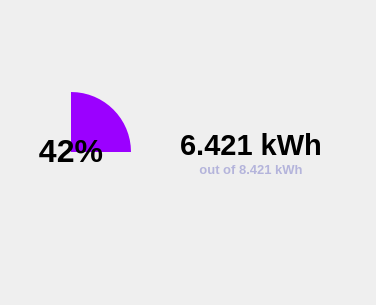
<?xml version="1.0" encoding="UTF-8"?>
<ui version="4.0">
 <class>Consumption</class>
 <widget class="QWidget" name="Consumption">
  <property name="geometry">
   <rect>
    <x>0</x>
    <y>0</y>
    <width>376</width>
    <height>305</height>
   </rect>
  </property>
  <property name="windowTitle">
   <string>Form</string>
  </property>
  <layout class="QHBoxLayout" name="horizontalLayout">
   <item>
    <widget class="QFrame" name="circular_cc_bg">
     <property name="minimumSize">
      <size>
       <width>120</width>
       <height>120</height>
      </size>
     </property>
     <property name="maximumSize">
      <size>
       <width>120</width>
       <height>120</height>
      </size>
     </property>
     <property name="frameShape">
      <enum>QFrame::Shape::NoFrame</enum>
     </property>
     <property name="frameShadow">
      <enum>QFrame::Shadow::Raised</enum>
     </property>
     <layout class="QHBoxLayout" name="horizontalLayout_21">
      <property name="spacing">
       <number>0</number>
      </property>
      <property name="leftMargin">
       <number>0</number>
      </property>
      <property name="topMargin">
       <number>0</number>
      </property>
      <property name="rightMargin">
       <number>0</number>
      </property>
      <property name="bottomMargin">
       <number>0</number>
      </property>
      <item>
       <widget class="QFrame" name="circular_cc_prog">
        <property name="styleSheet">
         <string notr="true">QFrame#circular_cc_prog{
	background-color: qconicalgradient(cx:0.5, cy:0.5, angle:90, stop:0.749 rgba(127, 169, 251, 0), stop:0.75 rgba(155, 0, 255, 255));
	border-radius: 60px;
}</string>
        </property>
        <property name="frameShape">
         <enum>QFrame::Shape::NoFrame</enum>
        </property>
        <property name="frameShadow">
         <enum>QFrame::Shadow::Raised</enum>
        </property>
        <layout class="QHBoxLayout" name="horizontalLayout_22">
         <item>
          <widget class="QFrame" name="circular_cc_main">
           <property name="frameShape">
            <enum>QFrame::Shape::NoFrame</enum>
           </property>
           <property name="frameShadow">
            <enum>QFrame::Shadow::Raised</enum>
           </property>
           <layout class="QHBoxLayout" name="horizontalLayout_23">
            <item>
             <widget class="QLabel" name="label">
              <property name="text">
               <string>&lt;html&gt;&lt;head/&gt;&lt;body&gt;&lt;p&gt;&lt;span style=&quot; font-size:24pt; font-weight:700;&quot;&gt;42%&lt;/span&gt;&lt;/p&gt;&lt;/body&gt;&lt;/html&gt;</string>
              </property>
              <property name="alignment">
               <set>Qt::AlignmentFlag::AlignCenter</set>
              </property>
             </widget>
            </item>
           </layout>
          </widget>
         </item>
        </layout>
       </widget>
      </item>
     </layout>
    </widget>
   </item>
   <item>
    <widget class="QFrame" name="frame_12">
     <property name="frameShape">
      <enum>QFrame::Shape::NoFrame</enum>
     </property>
     <property name="frameShadow">
      <enum>QFrame::Shadow::Raised</enum>
     </property>
     <layout class="QVBoxLayout" name="verticalLayout_10">
      <property name="spacing">
       <number>0</number>
      </property>
      <item>
       <spacer name="verticalSpacer_5">
        <property name="orientation">
         <enum>Qt::Orientation::Vertical</enum>
        </property>
        <property name="sizeHint" stdset="0">
         <size>
          <width>20</width>
          <height>40</height>
         </size>
        </property>
       </spacer>
      </item>
      <item>
       <widget class="QLabel" name="kwh_consumption_label">
        <property name="text">
         <string>&lt;html&gt;&lt;head/&gt;&lt;body&gt;&lt;p&gt;&lt;span style=&quot; font-size:22pt; font-weight:700;&quot;&gt;6.421 kWh&lt;/span&gt;&lt;/p&gt;&lt;/body&gt;&lt;/html&gt;</string>
        </property>
        <property name="alignment">
         <set>Qt::AlignmentFlag::AlignCenter</set>
        </property>
       </widget>
      </item>
      <item>
       <widget class="QLabel" name="kwh_max_label">
        <property name="text">
         <string>&lt;html&gt;&lt;head/&gt;&lt;body&gt;&lt;p&gt;&lt;span style=&quot;font-size:13px; font-weight:600; color:#b4b4db;&quot;&gt;out of 8.421 kWh&lt;/span&gt;&lt;/p&gt;&lt;/body&gt;&lt;/html&gt;</string>
        </property>
        <property name="alignment">
         <set>Qt::AlignmentFlag::AlignCenter</set>
        </property>
       </widget>
      </item>
      <item>
       <spacer name="verticalSpacer_7">
        <property name="orientation">
         <enum>Qt::Orientation::Vertical</enum>
        </property>
        <property name="sizeHint" stdset="0">
         <size>
          <width>20</width>
          <height>40</height>
         </size>
        </property>
       </spacer>
      </item>
     </layout>
    </widget>
   </item>
  </layout>
 </widget>
 <resources/>
 <connections/>
</ui>
